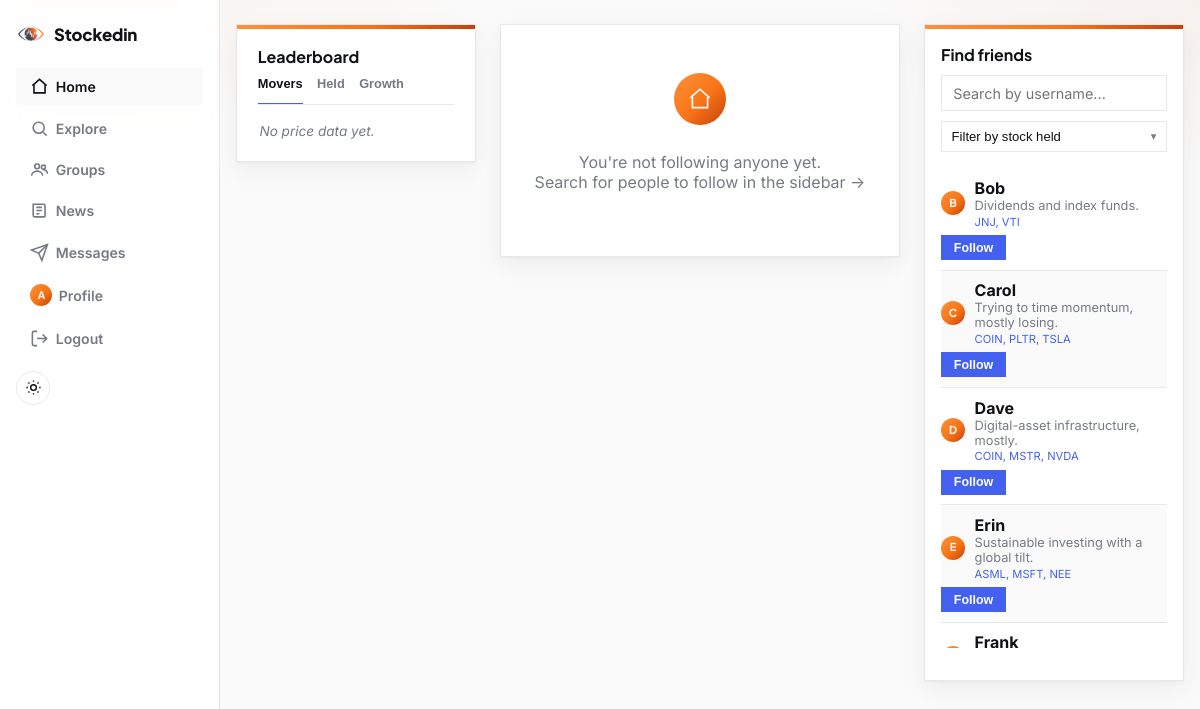
The page / (signed in) on the database its author committed.
### models.py (models this page shows, shortened)
class User(UserMixin, db.Model):
    __tablename__ = "users"
    id = db.Column(db.Integer, primary_key=True)
    username = db.Column(db.String(32), unique=True, nullable=False, index=True)
    email = db.Column(db.String(120), unique=True, nullable=False)
    password_hash = db.Column(db.String(256), nullable=False)
    bio = db.Column(db.String(200))
    created_at = db.Column(db.DateTime, default=datetime.utcnow, nullable=False)
    university = db.Column(db.String(120), index=True)
    degree = db.Column(db.String(120))
    grad_year = db.Column(db.Integer)
    portfolio = db.relationship(
        "Portfolio",
        back_populates="owner",
        uselist=False,
        cascade="all, delete-orphan",
    )
    likes = db.relationship("Like", back_populates="user", cascade="all, delete-orphan")
    comments = db.relationship(
        "Comment", back_populates="user", cascade="all, delete-orphan"
    )
    predictions = db.relationship(
        "Prediction",
        back_populates="user",
        cascade="all, delete-orphan",
        order_by="Prediction.created_at.desc()",
    )
    group_memberships = db.relationship(
        "GroupMembership", back_populates="user", cascade="all, delete-orphan"
    )
    following = db.relationship(
        "Follow",
        foreign_keys="Follow.follower_id",
        back_populates="follower",
        cascade="all, delete-orphan",
    )
    followers = db.relationship(
        "Follow",
        foreign_keys="Follow.followed_id",
        back_populates="followed",
        cascade="all, delete-orphan",
    )
    def is_following(self, other):
        if other is None:
            return False
        return (
            Follow.query.filter_by(follower_id=self.id, followed_id=other.id).first()
            is not None
        )
    @property
    def unread_message_count(self):
        return Message.query.filter_by(recipient_id=self.id, read_at=None).count()

### routes_social.py (the view)
@login_required
def feed():
    followed_ids = [f.followed_id for f in current_user.following]
    portfolios = (
        Portfolio.query.filter(Portfolio.user_id.in_(followed_ids))
        .order_by(Portfolio.created_at.desc())
        .all()
        if followed_ids
        else []
    )
    attach_stats(portfolios)
    attach_activity(portfolios)
    comment_form = CommentForm()
    users = (
        User.query.filter(User.id != current_user.id)
        .order_by(User.username)
        .all()
    )
    for user in users:
        user.held_tickers = (
            sorted({h.ticker for h in user.portfolio.holdings}) if user.portfolio else []
        )
    my_stats = None
    if current_user.portfolio is not None:
        attach_stats([current_user.portfolio])
        my_stats = current_user.portfolio.stats
    leaderboards = {
        "movers": top_moving_stocks(),
        "popular": most_held_stocks(),
        "portfolios": top_portfolios(),
    }
    return render_template(
        "feed.html",
        portfolios=portfolios,
        comment_form=comment_form,
        users=users,
        my_stats=my_stats,
        watchlist=get_watchlist_quotes(),
        leaderboards=leaderboards,
    )

### forms.py
class CommentForm(FlaskForm):
    body = TextAreaField(
        "Comment", validators=[DataRequired(), Length(max=280)]
    )
    submit = SubmitField("Post")

### activity.py (called while the page is built)
def attach_activity(portfolios, limit=4):
    for p in portfolios:
        items = [
            {
                "kind": u.kind,
                "ticker": u.ticker,
                "body": u.body,
                "status": None,
                "created_at": u.created_at,
            }
            for u in p.updates
        ]
        items += [
            {
                "kind": "prediction",
                "ticker": pred.ticker,
                "body": pred.statement,
                "status": pred.status,
                "created_at": pred.created_at,
            }
            for pred in p.owner.predictions
        ]
        items.sort(key=lambda i: i["created_at"], reverse=True)
        p.recent_activity = items[:limit]

### app.py (called while the page is built)
def create_app():
    app = Flask(__name__, instance_relative_config=True)
    app.config.from_object(Config)
    db.init_app(app)
    login_manager.init_app(app)
    csrf.init_app(app)
    routes_auth.register(app)
    routes_portfolio.register(app)
    routes_social.register(app)
    routes_news.register(app)
    routes_messages.register(app)
    routes_discover.register(app)
    routes_groups.register(app)
    routes_predictions.register(app)
    @app.context_processor
    def inject_unread_message_count():
        if current_user.is_authenticated:
            return {"unread_message_count": current_user.unread_message_count}
        return {"unread_message_count": 0}
    return app

### leaderboards.py (called while the page is built, shortened)
def top_moving_stocks(limit=LEADERBOARD_SIZE):
    held_tickers = {t for (t,) in db.session.query(Holding.ticker).distinct()}
    tickers = held_tickers | set(WATCHLIST_TICKERS)
    prefetch_quotes(tickers)
    rows = []
    for ticker in tickers:
        quote = get_quote(ticker)
        if quote is not None and quote["day_change_pct"] is not None:
            rows.append({"ticker": ticker, "day_change_pct": quote["day_change_pct"], "price": quote["price"]})
    rows.sort(key=lambda r: r["day_change_pct"], reverse=True)
    return rows[:limit]

def top_portfolios(limit=LEADERBOARD_SIZE):
    portfolios = Portfolio.query.all()
    attach_stats(portfolios)
    rows = []
    for p in portfolios:
        pct = p.stats.get("total_gain_loss_pct")
    rows.sort(key=lambda r: r["gain_loss_pct"], reverse=True)
    return rows[:limit]

### templates/feed.html (shortened to what this page needs)
{% extends "base.html" %}
{% block container_class %}container-wide{% endblock %}
{% block content %}
  <div class="feed-layout">
    <aside class="feed-leaderboard-col">
      {% include "_leaderboard.html" %}
    </aside>
    <div class="feed-main">
      {% if portfolios %}
        {% for portfolio in portfolios %}
          {% include "_post_card.html" %}
        {% endfor %}
      {% else %}
        <div class="empty-state-card">
          <span class="empty-icon">
            <svg viewBox="0 0 24 24" fill="none" stroke="currentColor" stroke-width="1.5"><path d="M3 11l9-8 9 8"/><path d="M5 10v10h14V10"/></svg>
          </span>
          <p>You're not following anyone yet.<br>Search for people to follow in the sidebar &rarr;</p>
        </div>
      {% endif %}
    </div>
    <aside class="feed-sidebar">
      <h2 class="sidebar-title">Find friends</h2>
      <input
        type="text"
        id="friend-search"
        class="sidebar-search"
        placeholder="Search by username..."
        autocomplete="off"
      >
      <button
        type="button"
        id="stock-filter-toggle"
        class="stock-filter-toggle"
        aria-expanded="false"
        aria-controls="stock-filter-panel"
      >
        Filter by stock held <span class="stock-filter-caret">&#9662;</span>
      </button>
      {% if users %}
        <ul class="user-list sidebar-user-list" id="friend-list">
          {% for user in users %}
            <li class="user-row" data-username="{{ user.username|lower }}" data-tickers="{{ user.held_tickers|join(',')|lower }}">
              <a class="user-link" href="{{ url_for('profile', username=user.username) }}">
                <span class="avatar avatar-sm">{{ user.username[0]|upper }}</span>
                <span class="user-link-text">
                  <strong>{{ user.username|capitalize }}</strong>
                  {% if user.bio %}<span class="user-bio">{{ user.bio }}</span>{% endif %}
                  {% if user.held_tickers %}
                    <span class="user-holdings">{{ user.held_tickers|join(', ') }}</span>
                  {% endif %}
                </span>
              </a>
              {% if current_user.is_following(user) %}
                <form method="post" action="{{ url_for('unfollow', username=user.username) }}">
                  <input type="hidden" name="csrf_token" value="{{ csrf_token() }}">
                  <button type="submit" class="btn btn-small btn-outline">Unfollow</button>
                </form>
              {% else %}
                <form method="post" action="{{ url_for('follow', username=user.username) }}">
                  <button type="submit" class="btn btn-small btn-primary">Follow</button>
                </form>
              {% endif %}
            </li>
          {% endfor %}
        </ul>
      {% else %}
        <p class="empty-state">No other users yet.</p>
      {% endif %}
    </aside>
  </div>
{% endblock %}

### templates/base.html (shortened to what this page needs)
<!doctype html>
<html lang="en">
<head>
  <link rel="stylesheet" href="{{ url_for('static', filename='style.css') }}">
</head>
<body>
  <nav class="navbar">
    <a class="brand" href="{{ url_for('feed') if current_user.is_authenticated else url_for('login') }}">
      <img class="brand-mark" src="{{ url_for('static', filename='images/logo-icon.png') }}" alt="">
      Stockedin
    </a>
    <div class="nav-links">
      {% if current_user.is_authenticated %}
        <a href="{{ url_for('feed') }}" class="nav-link {{ 'active' if request.endpoint == 'feed' }}">
          <svg viewBox="0 0 24 24" fill="none" stroke="currentColor" stroke-width="2"><path d="M3 11l9-8 9 8"/><path d="M5 10v10h14V10"/></svg>
          <span>Home</span>
        </a>
        <a href="{{ url_for('explore') }}" class="nav-link {{ 'active' if request.endpoint == 'explore' }}">
          <svg viewBox="0 0 24 24" fill="none" stroke="currentColor" stroke-width="2"><circle cx="11" cy="11" r="7"/><path d="m21 21-4.3-4.3"/></svg>
          <span>Explore</span>
        </a>
        <a href="{{ url_for('groups_home') }}" class="nav-link {{ 'active' if request.endpoint in ('groups_home', 'group_detail', 'group_new', 'group_join') }}">
          <svg viewBox="0 0 24 24" fill="none" stroke="currentColor" stroke-width="2"><circle cx="9" cy="8" r="3"/><path d="M2 20c0-3.3 3.1-6 7-6s7 2.7 7 6"/><circle cx="17" cy="9" r="2.5"/><path d="M17 12.5c2.5 0 5 1.8 5 5"/></svg>
          <span>Groups</span>
        </a>
        <a href="{{ url_for('news') }}" class="nav-link {{ 'active' if request.endpoint == 'news' }}">
          <svg viewBox="0 0 24 24" fill="none" stroke="currentColor" stroke-width="2"><path d="M4 4h13a2 2 0 0 1 2 2v13a1 1 0 0 1-1 1H6a2 2 0 0 1-2-2z"/><path d="M8 8h7M8 12h7M8 16h4"/></svg>
          <span>News</span>
        </a>
        <a href="{{ url_for('inbox') }}" class="nav-link {{ 'active' if request.endpoint in ('inbox', 'thread') }}">
          <svg viewBox="0 0 24 24" fill="none" stroke="currentColor" stroke-width="2"><path d="M22 2 11 13"/><path d="M22 2 15 22l-4-9-9-4z"/></svg>
          <span>Messages</span>
        </a>
        <a href="{{ url_for('profile', username=current_user.username) }}" class="nav-link {{ 'active' if request.endpoint == 'profile' and request.view_args.username == current_user.username }}">
          <span class="avatar avatar-nav">{{ current_user.username[0]|upper }}</span>
          <span>Profile</span>
        </a>
        <a href="{{ url_for('logout') }}" class="nav-link">
          <svg viewBox="0 0 24 24" fill="none" stroke="currentColor" stroke-width="2"><path d="M9 21H5a2 2 0 0 1-2-2V5a2 2 0 0 1 2-2h4"/><path d="M16 17l5-5-5-5"/><path d="M21 12H9"/></svg>
          <span>Logout</span>
        </a>
      {% else %}
        <a class="nav-link" href="{{ url_for('login') }}"><span>Login</span></a>
        <a class="nav-link" href="{{ url_for('signup') }}"><span>Sign up</span></a>
      {% endif %}
      <button type="button" id="theme-toggle" class="theme-toggle" aria-label="Toggle dark mode">
        <svg class="icon-sun" viewBox="0 0 24 24" fill="none" stroke="currentColor" stroke-width="2"><circle cx="12" cy="12" r="4"/><path d="M12 2v2M12 20v2M4.9 4.9l1.4 1.4M17.7 17.7l1.4 1.4M2 12h2M20 12h2M4.9 19.1l1.4-1.4M17.7 6.3l1.4-1.4"/></svg>
      </button>
    </div>
  </nav>
  <main class="container {% block container_class %}{% endblock %}">
    {% block content %}{% endblock %}
  </main>
</body>
</html>

### rows shown on the page
User: username "A"
User: username "B", username "Bob", bio "Dividends and index funds.", held_tickers "JNJ, VTI"
User: username "C", username "Carol", bio "Trying to time momentum, mostly losing.", held_tickers "COIN, PLTR, TSLA"
User: username "D", username "Dave", bio "Digital-asset infrastructure, mostly.", held_tickers "COIN, MSTR, NVDA"
User: username "E", username "Erin", bio "Sustainable investing with a global tilt.", held_tickers "ASML, MSFT, NEE"
User: username "Frank"
